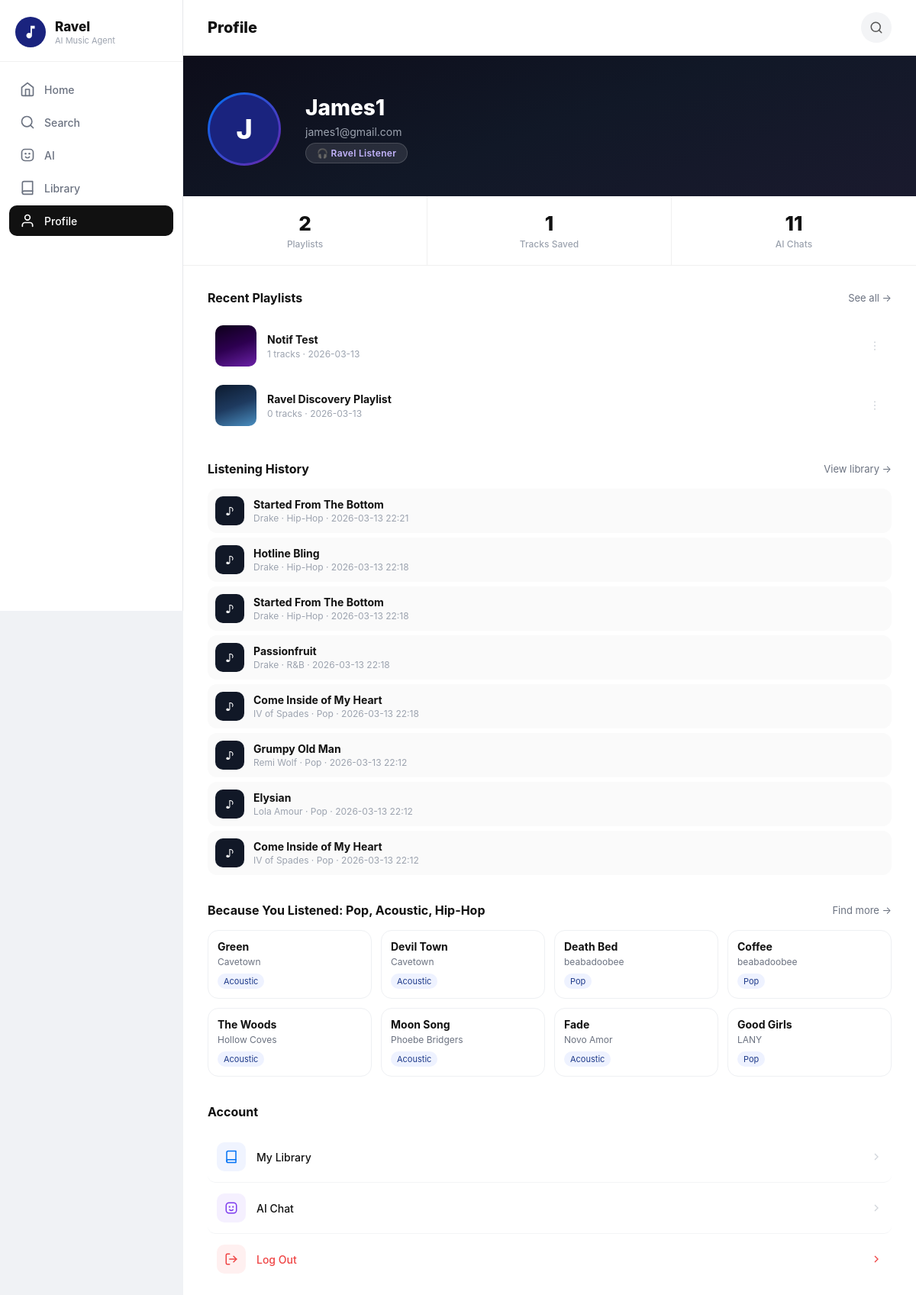
Screenshot of /profile (signed in) with the database file from the repository.
### tables this page shows
CREATE TABLE User (
        UserID INTEGER PRIMARY KEY AUTOINCREMENT,
        Email TEXT UNIQUE NOT NULL,
        Password TEXT NOT NULL,
        UserType TEXT
    );

CREATE TABLE Playlist (
        PlaylistID INTEGER PRIMARY KEY AUTOINCREMENT,
        UserID INTEGER,
        GeneratedTitle TEXT,
        DateCreated DATETIME DEFAULT CURRENT_TIMESTAMP,
        FOREIGN KEY (UserID) REFERENCES User(UserID)
    );

CREATE TABLE ListenHistory (
        HistoryID INTEGER PRIMARY KEY AUTOINCREMENT,
        UserID INTEGER,
        TrackID INTEGER,
        Genre TEXT,
        ListenedAt DATETIME DEFAULT CURRENT_TIMESTAMP,
        FOREIGN KEY (UserID) REFERENCES User(UserID),
        FOREIGN KEY (TrackID) REFERENCES Track(TrackID)
    );

CREATE TABLE Track (
        TrackID INTEGER PRIMARY KEY AUTOINCREMENT,
        ArtistID INTEGER,
        Title TEXT NOT NULL,
        Genre TEXT,
        PlayCount INTEGER,
        FOREIGN KEY (ArtistID) REFERENCES Artist(ArtistID)
    );

CREATE TABLE Artist (
        ArtistID INTEGER PRIMARY KEY AUTOINCREMENT,
        Name TEXT NOT NULL,
        StreamCount INTEGER,
        IsUnderrepresented BOOLEAN
    );

### app.py (the view, shortened to what this page needs)
@app.route('/profile')
def profile():
    if 'user_id' not in session:
        return redirect(url_for('login'))
    conn = get_db_connection()
    user = conn.execute('SELECT * FROM User WHERE UserID = ?', (session['user_id'],)).fetchone()
    playlists_data = conn.execute(
        'SELECT * FROM Playlist WHERE UserID = ? ORDER BY DateCreated DESC',
        (session['user_id'],)
    ).fetchall()
    ai_count = conn.execute(
        'SELECT COUNT(*) as cnt FROM AI_Interaction WHERE UserID = ?',
        (session['user_id'],)
    ).fetchone()['cnt']
    recent_listens_rows = conn.execute('''
        SELECT Track.TrackID as track_id, Track.Title as title, Track.Genre as genre,
               Artist.Name as artist, ListenHistory.ListenedAt as listened_at
        FROM ListenHistory
        JOIN Track ON ListenHistory.TrackID = Track.TrackID
        JOIN Artist ON Track.ArtistID = Artist.ArtistID
        WHERE ListenHistory.UserID = ?
        ORDER BY ListenHistory.ListenedAt DESC
        LIMIT 12
    ''', (session['user_id'],)).fetchall()
    top_genres_rows = conn.execute('''
        SELECT Genre, COUNT(*) as cnt
        FROM ListenHistory
        WHERE UserID = ? AND Genre != ''
        GROUP BY Genre
        ORDER BY cnt DESC
        LIMIT 3
    ''', (session['user_id'],)).fetchall()
    top_genres = [r['Genre'] for r in top_genres_rows]
    suggestions_rows = []
    if top_genres:
        genre_placeholders = ','.join('?' * len(top_genres))
        recent_ids = [r['track_id'] for r in recent_listens_rows[:20]]
        id_placeholders = ','.join('?' * len(recent_ids)) if recent_ids else '0'
        query_params = top_genres + recent_ids + [8] if recent_ids else top_genres + [8]
        suggestions_rows = conn.execute(f'''
            SELECT Track.TrackID as track_id, Track.Title as title, Track.Genre as genre,
                   Artist.Name as artist, Artist.IsUnderrepresented as underrep,
                   Artist.StreamCount as stream_count
            FROM Track
            JOIN Artist ON Track.ArtistID = Artist.ArtistID
            WHERE Track.Genre IN ({genre_placeholders})
              AND Track.TrackID NOT IN ({id_placeholders})
            ORDER BY Artist.IsUnderrepresented DESC, Artist.StreamCount ASC, Track.PlayCount ASC
            LIMIT ?
        ''', query_params).fetchall()
    playlists = []
    total_tracks = 0
    for p in playlists_data:
        tracks = conn.execute('''
            SELECT Track.Title, Artist.Name
            FROM Contains
            JOIN Track ON Contains.TrackID = Track.TrackID
            JOIN Artist ON Track.ArtistID = Artist.ArtistID
            WHERE Contains.PlaylistID = ?
        ''', (p['PlaylistID'],)).fetchall()
        total_tracks += len(tracks)
        playlists.append({
            'title': p['GeneratedTitle'],
            'date': p['DateCreated'][:10] if p['DateCreated'] else '',
            'track_count': len(tracks)
        })
    notifications = build_user_notifications(conn, session['user_id'])
    conn.close()
    username = user['Email'].split('@')[0].capitalize() if user else 'User'
    email = user['Email'] if user else ''
    user_type = user['UserType'] if user else 'Listener'
    return render_template('profile.html',
        username=username,
        email=email,
        playlist_count=len(playlists),
        total_tracks=total_tracks,
        ai_count=ai_count,
        playlists=playlists,
        user_type=user_type,
        recent_listens=[dict(r) for r in recent_listens_rows],
        suggestions=[dict(r) for r in suggestions_rows],
        top_genres=top_genres,
        notifications=notifications
    )

### app.py (called while the page is built)
def get_db_connection():
    conn = sqlite3.connect('ravel_database.db')
    conn.row_factory = sqlite3.Row
    return conn

def build_user_notifications(conn, user_id):
    rows = conn.execute('''
        SELECT NotificationID, Message, IsRead, CreatedAt
        FROM Notification
        WHERE UserID = ?
        ORDER BY CreatedAt DESC, NotificationID DESC
        LIMIT 5
    ''', (user_id,)).fetchall()
    return [
        {
            'id': row['NotificationID'],
            'text': row['Message'],
            'time': _fmt_relative_time(row['CreatedAt']),
            'read': bool(row['IsRead'])
        }
        for row in rows
    ]

### templates/profile.html (shortened to what this page needs)
﻿<!DOCTYPE html>
<html lang="en">
<head>
</head>
<body>
<div class="sidebar">
    <div class="sidebar-logo">
        <div class="logo-circle">
            <svg width="22" height="22" viewBox="0 0 24 24" fill="white"><path d="M12 3v10.55c-.59-.34-1.27-.55-2-.55-2.21 0-4 1.79-4 4s1.79 4 4 4 4-1.79 4-4V7h4V3h-6z"/></svg>
        </div>
        <div class="sidebar-brand"><h2>Ravel</h2><p>AI Music Agent</p></div>
    </div>
    <nav class="sidebar-nav">
        <a href="/dashboard" class="nav-link">
            <svg viewBox="0 0 24 24" fill="none" stroke="currentColor" stroke-width="2" stroke-linecap="round" stroke-linejoin="round"><path d="M3 9l9-7 9 7v11a2 2 0 0 1-2 2H5a2 2 0 0 1-2-2z"/><polyline points="9 22 9 12 15 12 15 22"/></svg>Home
        </a>
        <a href="/search" class="nav-link">
            <svg viewBox="0 0 24 24" fill="none" stroke="currentColor" stroke-width="2" stroke-linecap="round" stroke-linejoin="round"><circle cx="11" cy="11" r="8"/><line x1="21" y1="21" x2="16.65" y2="16.65"/></svg>Search
        </a>
        <a href="/ai" class="nav-link">
            AI
        </a>
        <a href="/library" class="nav-link">
            <svg viewBox="0 0 24 24" fill="none" stroke="currentColor" stroke-width="2" stroke-linecap="round" stroke-linejoin="round"><path d="M4 19.5A2.5 2.5 0 0 1 6.5 17H20"/><path d="M6.5 2H20v20H6.5A2.5 2.5 0 0 1 4 19.5v-15A2.5 2.5 0 0 1 6.5 2z"/></svg>Library
        </a>
        <a href="/profile" class="nav-link active">
            <svg viewBox="0 0 24 24" fill="none" stroke="currentColor" stroke-width="2" stroke-linecap="round" stroke-linejoin="round"><path d="M20 21v-2a4 4 0 0 0-4-4H8a4 4 0 0 0-4 4v2"/><circle cx="12" cy="7" r="4"/></svg>Profile
        </a>
    </nav>
</div>
<div class="main-content">
    <div class="top-bar">
        <span class="top-bar-title">Profile</span>
        <div class="top-bar-right">
            <button class="icon-btn" onclick="window.location.href='/search'" aria-label="Search">
                <svg width="18" height="18" viewBox="0 0 24 24" fill="none" stroke="#555" stroke-width="2" stroke-linecap="round" stroke-linejoin="round"><circle cx="11" cy="11" r="8"/><line x1="21" y1="21" x2="16.65" y2="16.65"/></svg>
            </button>
        </div>
    </div>
    <div class="hero">
        <div class="avatar-ring">
            <div class="avatar-inner">{{ username[0] | upper }}</div>
        </div>
        <div class="hero-info">
            <div class="hero-name">{{ username }}</div>
            <div class="hero-email">{{ email }}</div>
            <div class="hero-badge">{% if user_type == 'Musician' %}🎸 Musician{% else %}🎧 Ravel Listener{% endif %}</div>
        </div>
    </div>
    <div class="stats-row">
        <div class="stat-cell"><span class="stat-value">{{ playlist_count }}</span><span class="stat-label">Playlists</span></div>
        <div class="stat-cell"><span class="stat-value">{{ total_tracks }}</span><span class="stat-label">Tracks Saved</span></div>
        <div class="stat-cell"><span class="stat-value">{{ ai_count }}</span><span class="stat-label">AI Chats</span></div>
    </div>
    <div class="content-area">
        <div class="section">
            <div class="section-header">
                <span class="section-title">Recent Playlists</span>
                <a class="see-all" href="/library">See all &rarr;</a>
            </div>
            {% if playlists %}
            <div class="playlist-list">
                {% for pl in playlists[:4] %}
                <div class="playlist-row" onclick="window.location.href='/library'">
                    <div class="pl-thumb" style="background:linear-gradient(160deg,
                        {% if loop.index % 5 == 1 %}#0d0019 0%,#2d0050 50%,#6b21a8 100%
                        {% elif loop.index % 5 == 2 %}#0c1a2e 0%,#1e3a5f 50%,#4a8fc1 100%
                        {% elif loop.index % 5 == 3 %}#1a1810 0%,#2e2416 50%,#3a2e1c 100%
                        {% elif loop.index % 5 == 4 %}#0f0f0f 0%,#1c1c1c 50%,#2a2219 100%
                        {% else %}#1a1a2e 0%,#16213e 50%,#0f3460 100%{% endif %});"></div>
                    <div class="pl-info">
                        <div class="pl-title">{{ pl.title }}</div>
                        <div class="pl-meta">{{ pl.track_count }} tracks &middot; {{ pl.date }}</div>
                    </div>
                    <button class="pl-more" aria-label="More">
                        <svg width="16" height="16" viewBox="0 0 24 24" fill="currentColor"><circle cx="12" cy="5" r="1.5"/><circle cx="12" cy="12" r="1.5"/><circle cx="12" cy="19" r="1.5"/></svg>
                    </button>
                </div>
                {% endfor %}
            </div>
            {% endif %}
        </div>
        <div class="section">
            <div class="section-header">
                <span class="section-title">Listening History</span>
                <a class="see-all" href="/library">View library &rarr;</a>
            </div>
            {% if recent_listens %}
            <div class="history-list">
                {% for item in recent_listens[:8] %}
                <div class="history-row">
                    <div class="history-dot">♪</div>
                    <div class="history-info">
                        <div class="history-title">{{ item.title }}</div>
                        <div class="history-meta">{{ item.artist }} &middot; {{ item.genre or 'Unknown genre' }} &middot; {{ item.listened_at[:16] if item.listened_at else '' }}</div>
                    </div>
                </div>
                {% endfor %}
            </div>
            {% else %}
            <div class="empty-playlists">No listening history yet. Play tracks from Search, AI, or Library to build your profile.</div>
            {% endif %}
        </div>
        <div class="section">
            <div class="section-header">
                <span class="section-title">Because You Listened{% if top_genres %}: {{ top_genres | join(', ') }}{% endif %}</span>
                <a class="see-all" href="/search">Find more &rarr;</a>
            </div>
            {% if suggestions %}
            <div class="sugg-grid">
                {% for s in suggestions[:8] %}
                <div class="sugg-card js-sugg-card" data-track-id="{{ s.track_id }}" data-title="{{ s.title | e }}" data-artist="{{ s.artist | e }}" data-genre="{{ (s.genre or '') | e }}">
                    <div class="sugg-title">{{ s.title }}</div>
                    <div class="sugg-meta">{{ s.artist }}</div>
                    <span class="genre-chip">{{ s.genre or 'Unknown' }}</span>
                </div>
                {% endfor %}
            </div>
            {% else %}
            <div class="empty-playlists">No track suggestions yet. Start listening to get personalized recommendations.</div>
            {% endif %}
        </div>
        <div class="section">
            <div class="section-header"><span class="section-title">Account</span></div>
            <div class="actions-list">
                <div class="action-row" onclick="window.location.href='/library'">
                    <div class="action-icon" style="background:#f0f4ff;">
                        <svg width="18" height="18" viewBox="0 0 24 24" fill="none" stroke="#0072f5" stroke-width="2" stroke-linecap="round" stroke-linejoin="round"><path d="M4 19.5A2.5 2.5 0 0 1 6.5 17H20"/><path d="M6.5 2H20v20H6.5A2.5 2.5 0 0 1 4 19.5v-15A2.5 2.5 0 0 1 6.5 2z"/></svg>
                    </div>
                    <span class="action-label">My Library</span>
                    <svg class="action-chevron" width="16" height="16" viewBox="0 0 24 24" fill="none" stroke="currentColor" stroke-width="2"><polyline points="9 18 15 12 9 6"/></svg>
                </div>
                <div class="action-row" onclick="window.location.href='/ai'">
                    <div class="action-icon" style="background:#f5f0ff;">
                    </div>
                    <span class="action-label">AI Chat</span>
                    <svg class="action-chevron" width="16" height="16" viewBox="0 0 24 24" fill="none" stroke="currentColor" stroke-width="2"><polyline points="9 18 15 12 9 6"/></svg>
                </div>
                <div class="action-row" onclick="window.location.href='/logout'">
                    <div class="action-icon" style="background:#fff0f0;">
                        <svg width="18" height="18" viewBox="0 0 24 24" fill="none" stroke="#ef4444" stroke-width="2" stroke-linecap="round" stroke-linejoin="round"><path d="M9 21H5a2 2 0 0 1-2-2V5a2 2 0 0 1 2-2h4"/><polyline points="16 17 21 12 16 7"/><line x1="21" y1="12" x2="9" y2="12"/></svg>
                    </div>
                    <span class="action-label danger">Log Out</span>
                    <svg class="action-chevron" width="16" height="16" viewBox="0 0 24 24" fill="none" stroke="#ef4444" stroke-width="2"><polyline points="9 18 15 12 9 6"/></svg>
                </div>
            </div>
        </div>
    </div>
</div>
</body>
</html>

### rows the page displays
User: Password "James1", Email "james1@gmail.com"
Playlist: title "Notif Test", track_count "1", date "2026-03-13"
Playlist: title "Ravel Discovery Playlist", track_count "0", date "2026-03-13"
ListenHistory: title "Started From The Bottom", artist "Drake", Genre "Hip-Hop", ListenedAt "2026-03-13 22:21"
ListenHistory: title "Hotline Bling", artist "Drake", Genre "Hip-Hop", ListenedAt "2026-03-13 22:18"
ListenHistory: title "Started From The Bottom", artist "Drake", Genre "Hip-Hop", ListenedAt "2026-03-13 22:18"
ListenHistory: title "Passionfruit", artist "Drake", Genre "R&B", ListenedAt "2026-03-13 22:18"
ListenHistory: title "Come Inside of My Heart", artist "IV of Spades", Genre "Pop", ListenedAt "2026-03-13 22:18"
ListenHistory: title "Grumpy Old Man", artist "Remi Wolf", Genre "Pop", ListenedAt "2026-03-13 22:12"
ListenHistory: title "Elysian", artist "Lola Amour", Genre "Pop", ListenedAt "2026-03-13 22:12"
ListenHistory: title "Come Inside of My Heart", artist "IV of Spades", Genre "Pop", ListenedAt "2026-03-13 22:12"
Track: title "Green", artist "Cavetown", Genre "Acoustic"
Track: title "Devil Town", artist "Cavetown", Genre "Acoustic"
Track: title "Death Bed", artist "beabadoobee", Genre "Pop"
Track: title "Coffee", artist "beabadoobee", Genre "Pop"
Track: title "The Woods", artist "Hollow Coves", Genre "Acoustic"
Track: title "Moon Song", artist "Phoebe Bridgers", Genre "Acoustic"
Track: title "Fade", artist "Novo Amor", Genre "Acoustic"
Track: title "Good Girls", artist "LANY", Genre "Pop"

### other values shown
{{ username[0] | upper }} "J"
{{ playlist_count }} "2"
{{ total_tracks }} "1"
{{ ai_count }} "11"
{{ top_genres | join(', ') }} "Pop, Acoustic, Hip-Hop"
